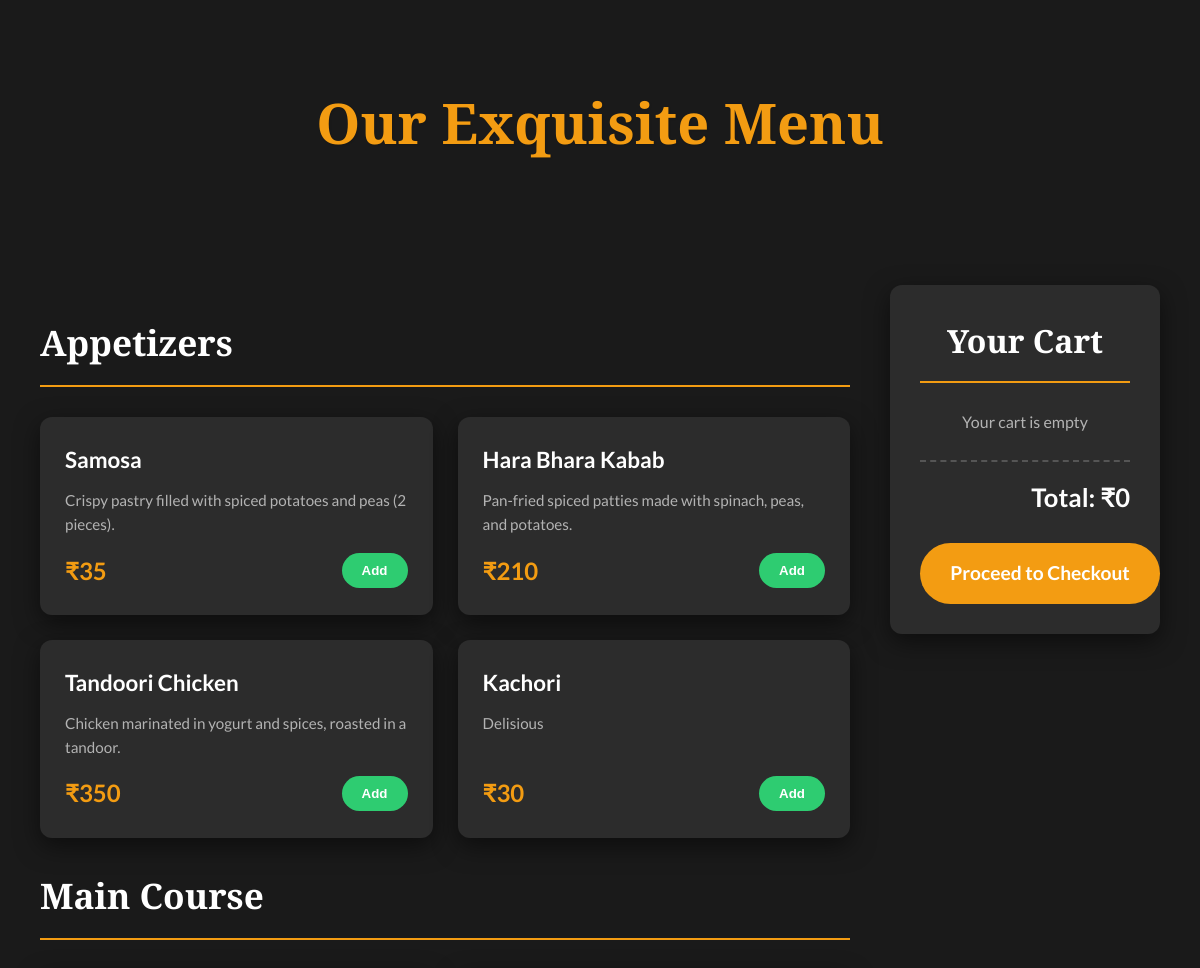
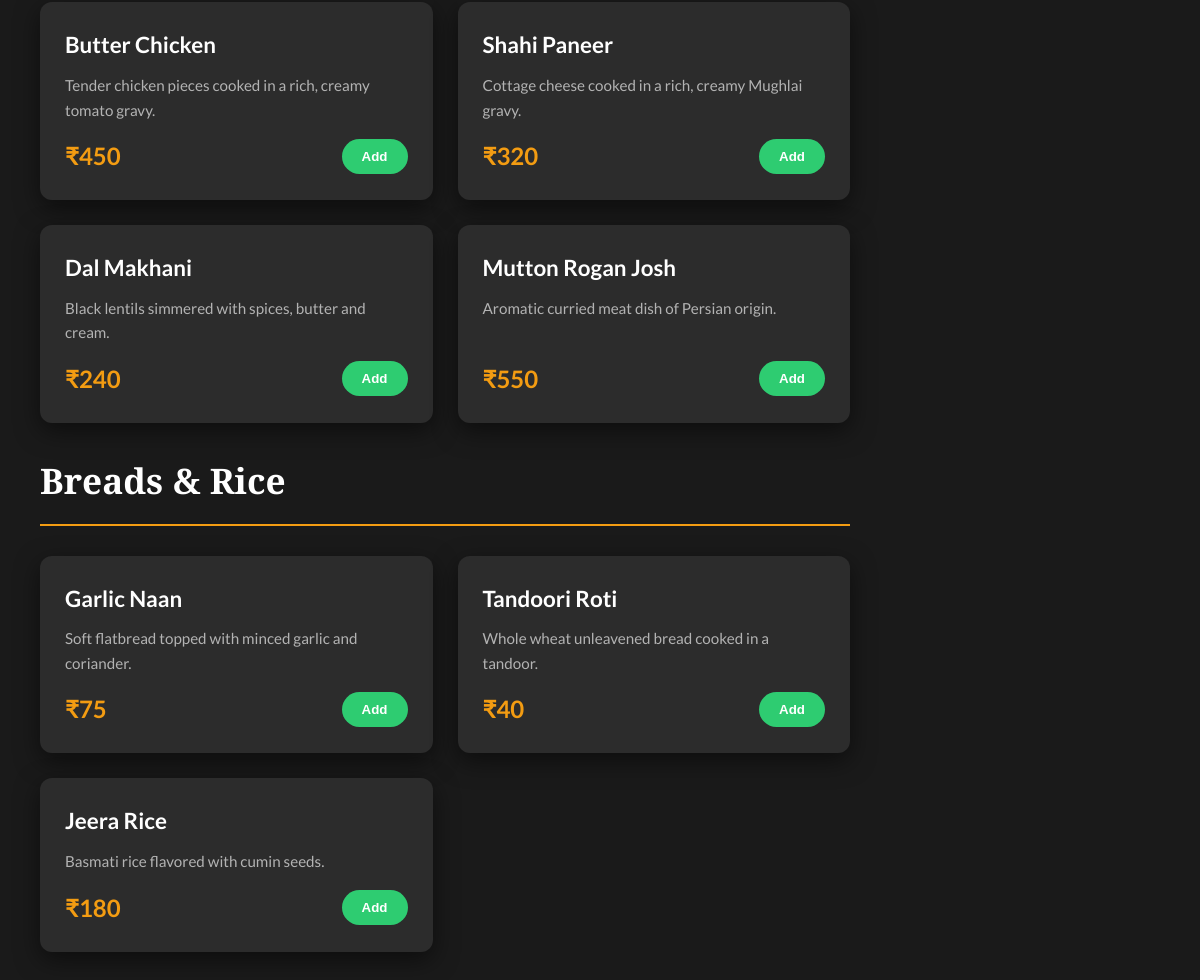
Before: /menu with the older database file (2 pictures, top to bottom).
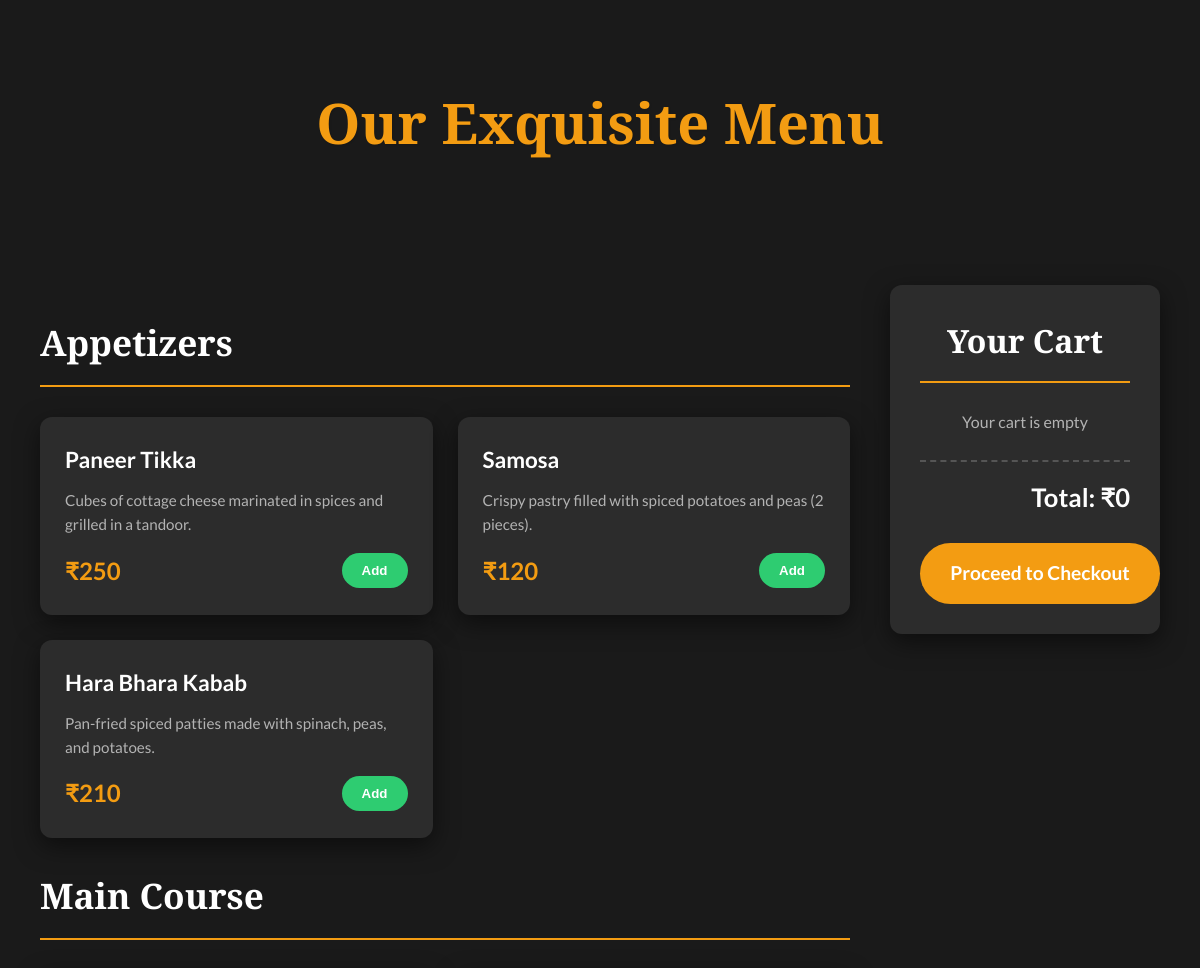
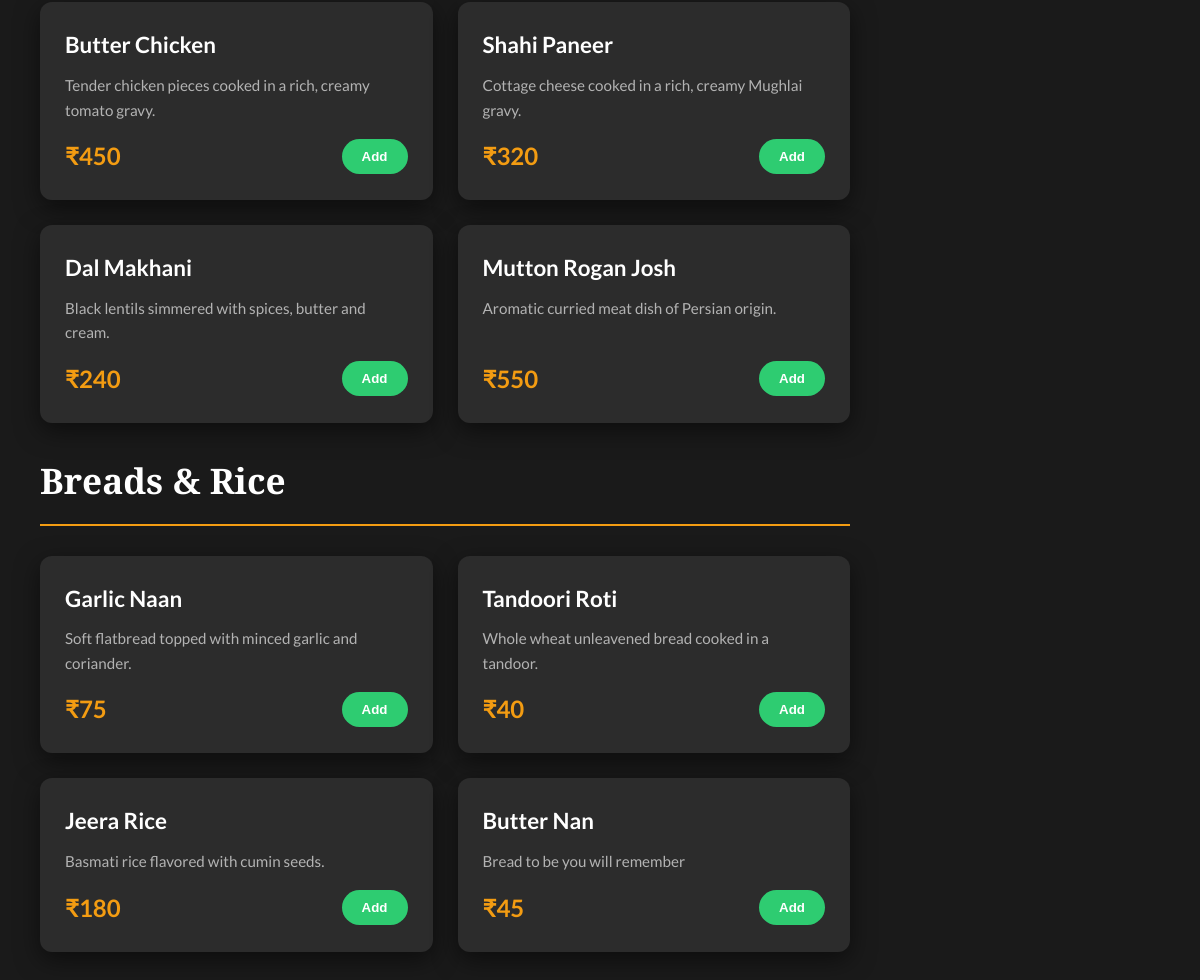
After: the same page with the newer database file (2 pictures, top to bottom).
### tables this page shows
CREATE TABLE menu (
    id INTEGER PRIMARY KEY AUTOINCREMENT,
    name TEXT NOT NULL,
    description TEXT NOT NULL,
    price INTEGER NOT NULL,
    category TEXT NOT NULL
);

### app.py (the view)
@app.route('/menu')
def menu():
    conn = get_db_connection()
    appetizers = conn.execute('SELECT * FROM menu WHERE category = ?', ('Appetizer',)).fetchall()
    main_courses = conn.execute('SELECT * FROM menu WHERE category = ?', ('Main Course',)).fetchall()
    breads = conn.execute('SELECT * FROM menu WHERE category = ?', ('Breads',)).fetchall()
    conn.close()
    return render_template('menu.html', appetizers=appetizers, main_courses=main_courses, breads=breads)

### app.py (called while the page is built)
def get_db_connection():
    conn = sqlite3.connect('database.db')
    conn.row_factory = sqlite3.Row
    return conn

### templates/menu.html (shortened to what this page needs)
<!DOCTYPE html>
<html lang="en">
<head>
</head>
<body>
    <div class="container">
        <div class="header">
            <h1>Our Exquisite Menu</h1>
        </div>
        <div class="menu-section">
            <div class="menu-category">
                <h2>Appetizers</h2>
                <div class="menu-items-list">
                    {% for item in appetizers %}
                    <div class="menu-item">
                        <div class="item-details">
                            <h3>{{ item['name'] }}</h3>
                            <p>{{ item['description'] }}</p>
                        </div>
                        <div class="item-action">
                             <span class="item-price">₹{{ item['price'] }}</span>
                             <button class="add-to-cart-btn">Add</button>
                        </div>
                    </div>
                    {% endfor %}
                </div>
            </div>
            <div class="menu-category">
                <h2>Main Course</h2>
                 <div class="menu-items-list">
                    {% for item in main_courses %}
                    <div class="menu-item">
                        <div class="item-details">
                            <h3>{{ item['name'] }}</h3>
                            <p>{{ item['description'] }}</p>
                        </div>
                        <div class="item-action">
                             <span class="item-price">₹{{ item['price'] }}</span>
                             <button class="add-to-cart-btn">Add</button>
                        </div>
                    </div>
                    {% endfor %}
                </div>
            </div>
            <div class="menu-category">
                <h2>Breads & Rice</h2>
                 <div class="menu-items-list">
                    {% for item in breads %}
                    <div class="menu-item">
                        <div class="item-details">
                            <h3>{{ item['name'] }}</h3>
                            <p>{{ item['description'] }}</p>
                        </div>
                        <div class="item-action">
                             <span class="item-price">₹{{ item['price'] }}</span>
                             <button class="add-to-cart-btn">Add</button>
                        </div>
                    </div>
                    {% endfor %}
                </div>
            </div>
        </div>
        <div class="cart-section">
            <h2>Your Cart</h2>
            <ul class="cart-items"></ul>
            <div class="cart-total">
            </div>
            <a href="/checkout" class="checkout-btn" style="text-align: center; text-decoration: none;">Proceed to Checkout</a>
        </div>
    </div>
</body>
</html>

### templates/menu.html (style rules this page uses)
:root { --bg-color: #1a1a1a; --card-color: #2c2c2c; --primary-text: #ffffff; --secondary-text: #b3b3b3; --accent-color: #f39c12; --green-color: #2ecc71; --border-radius: 12px; --box-shadow: 0 8px 25px rgba(0, 0, 0, 0.5); }
body { font-family: 'Lato', sans-serif; margin: 0; padding: 40px; background-color: var(--bg-color); color: var(--primary-text); line-height: 1.6; }
.container { max-width: 1400px; margin: 0 auto; display: grid; grid-template-columns: 3fr 1fr; gap: 40px; }
.header { text-align: center; margin-bottom: 40px; grid-column: 1 / -1; }
.header h1 { font-family: 'Playfair Display', serif; color: var(--accent-color); font-size: 3.5em; text-shadow: 1px 1px 2px rgba(0,0,0,0.1); }
.menu-category h2 { font-family: 'Playfair Display', serif; font-size: 2.2em; color: var(--primary-text); padding-bottom: 15px; margin-bottom: 30px; border-bottom: 2px solid var(--accent-color); }
.menu-items-list { display: grid; grid-template-columns: repeat(auto-fit, minmax(300px, 1fr)); gap: 25px; }
.menu-item { background-color: var(--card-color); border-radius: var(--border-radius); box-shadow: var(--box-shadow); padding: 25px; display: flex; flex-direction: column; justify-content: space-between; transition: transform 0.3s ease, box-shadow 0.3s ease; }
.item-details h3 { margin: 0 0 10px 0; font-size: 1.4em; font-weight: 700; }
.item-details p { margin: 0 0 15px 0; color: var(--secondary-text); font-size: 0.95em; flex-grow: 1; }
.item-action { display: flex; justify-content: space-between; align-items: center; }
.item-price { font-size: 1.5em; font-weight: 700; color: var(--accent-color); }
.add-to-cart-btn { background-color: var(--green-color); color: #fff; border: none; padding: 10px 20px; border-radius: 50px; cursor: pointer; font-weight: 700; transition: background-color 0.3s ease, transform 0.2s ease; }
.cart-section { background-color: var(--card-color); padding: 30px; border-radius: var(--border-radius); box-shadow: var(--box-shadow); position: sticky; top: 40px; height: fit-content; }
.cart-section h2 { font-family: 'Playfair Display', serif; font-size: 2em; text-align: center; margin-top: 0; border-bottom: 2px solid var(--accent-color); padding-bottom: 15px; }
.cart-items { list-style: none; padding: 0; margin: 20px 0; max-height: 300px; overflow-y: auto; }
.cart-total { text-align: right; font-size: 1.6em; font-weight: 700; margin-top: 25px; padding-top: 15px; border-top: 2px dashed #555; }
.checkout-btn { display: block; width: 100%; padding: 15px; margin-top: 25px; background-color: var(--accent-color); color: #fff; border: none; border-radius: 50px; font-size: 1.2em; font-weight: 700; cursor: pointer; transition: background-color 0.3s ease, transform 0.2s ease; }

Changed rows visible on the page:
removed menu: name "Tandoori Chicken", description "Chicken marinated in yogurt and spices, roasted in a tandoor.", price "350", shown under "Appetizers"
removed menu: name "Kachori", description "Delisious", price "30", shown under "Appetizers"
added menu: name "Paneer Tikka", description "Cubes of cottage cheese marinated in spices and grilled in a tandoor.", price "250", shown under "Appetizers"
changed menu "Samosa": price "35" → "120"
added menu: name "Butter Nan", description "Bread to be you will remember", price "45", shown under "Breads & Rice"
